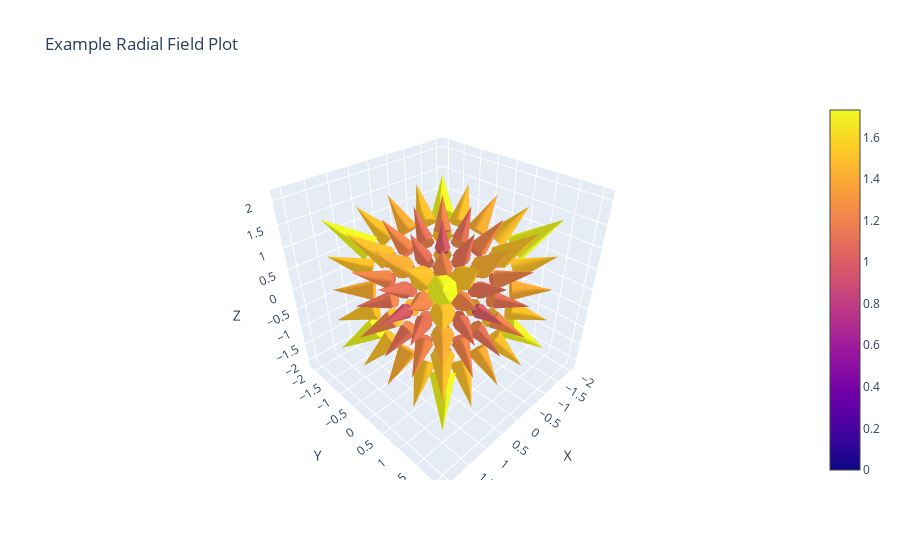

Here is the notebook cell this chart was saved with:
### Markdown cell above
## Two Example Fields and Call Sequences

### Code cell
# Define grid
x1, y1, z1 = np.meshgrid(
    np.linspace(-1, 1, 5),
    np.linspace(-1, 1, 5),
    np.linspace(-1, 1, 5)
)

# Simple radial field example 
u1 = x1
v1 = y1
w1 = z1

plotter([x1, y1, z1, u1, v1, w1], title = 'Example Radial Field Plot')
